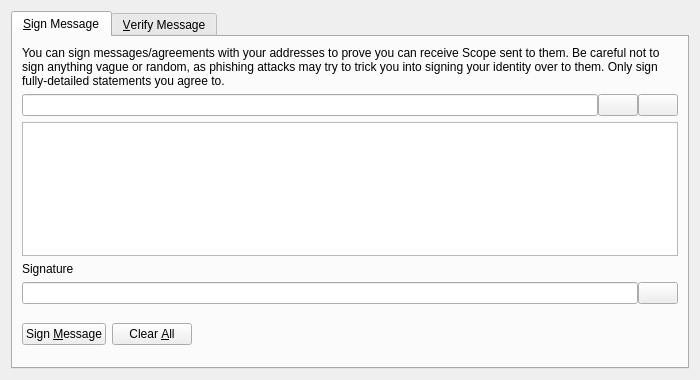
<?xml version="1.0" encoding="UTF-8"?>
<ui version="4.0">
 <class>SignVerifyMessageDialog</class>
 <widget class="QDialog" name="SignVerifyMessageDialog">
  <property name="geometry">
   <rect>
    <x>0</x>
    <y>0</y>
    <width>700</width>
    <height>380</height>
   </rect>
  </property>
  <property name="windowTitle">
   <string>Signatures - Sign / Verify a Message</string>
  </property>
  <property name="modal">
   <bool>true</bool>
  </property>
  <layout class="QVBoxLayout" name="verticalLayout">
   <item>
    <widget class="QTabWidget" name="tabWidget">
     <property name="currentIndex">
      <number>0</number>
     </property>
     <widget class="QWidget" name="tabSignMessage">
      <attribute name="title">
       <string>&amp;Sign Message</string>
      </attribute>
      <layout class="QVBoxLayout" name="verticalLayout_SM">
       <item>
        <widget class="QLabel" name="infoLabel_SM">
         <property name="text">
          <string>You can sign messages/agreements with your addresses to prove you can receive Scope sent to them. Be careful not to sign anything vague or random, as phishing attacks may try to trick you into signing your identity over to them. Only sign fully-detailed statements you agree to.</string>
         </property>
         <property name="textFormat">
          <enum>Qt::PlainText</enum>
         </property>
         <property name="wordWrap">
          <bool>true</bool>
         </property>
        </widget>
       </item>
       <item>
        <layout class="QHBoxLayout" name="horizontalLayout_1_SM">
         <property name="spacing">
          <number>0</number>
         </property>
         <item>
          <widget class="QValidatedLineEdit" name="addressIn_SM">
           <property name="toolTip">
            <string>The Scope address to sign the message with</string>
           </property>
          </widget>
         </item>
         <item>
          <widget class="QPushButton" name="addressBookButton_SM">
           <property name="toolTip">
            <string>Choose previously used address</string>
           </property>
           <property name="text">
            <string/>
           </property>
           <property name="shortcut">
            <string>Alt+A</string>
           </property>
           <property name="autoDefault">
            <bool>false</bool>
           </property>
          </widget>
         </item>
         <item>
          <widget class="QPushButton" name="pasteButton_SM">
           <property name="toolTip">
            <string>Paste address from clipboard</string>
           </property>
           <property name="text">
            <string/>
           </property>
           <property name="shortcut">
            <string>Alt+P</string>
           </property>
           <property name="autoDefault">
            <bool>false</bool>
           </property>
          </widget>
         </item>
        </layout>
       </item>
       <item>
        <widget class="QPlainTextEdit" name="messageIn_SM">
         <property name="toolTip">
          <string>Enter the message you want to sign here</string>
         </property>
        </widget>
       </item>
       <item>
        <widget class="QLabel" name="signatureLabel_SM">
         <property name="text">
          <string>Signature</string>
         </property>
         <property name="textFormat">
          <enum>Qt::PlainText</enum>
         </property>
        </widget>
       </item>
       <item>
        <layout class="QHBoxLayout" name="horizontalLayout_2_SM">
         <property name="spacing">
          <number>0</number>
         </property>
         <item>
          <widget class="QLineEdit" name="signatureOut_SM">
           <property name="font">
            <font>
             <italic>true</italic>
            </font>
           </property>
           <property name="readOnly">
            <bool>true</bool>
           </property>
          </widget>
         </item>
         <item>
          <widget class="QPushButton" name="copySignatureButton_SM">
           <property name="toolTip">
            <string>Copy the current signature to the system clipboard</string>
           </property>
           <property name="text">
            <string/>
           </property>
           <property name="autoDefault">
            <bool>false</bool>
           </property>
          </widget>
         </item>
        </layout>
       </item>
       <item>
        <layout class="QHBoxLayout" name="horizontalLayout_3_SM">
         <item>
          <widget class="QPushButton" name="signMessageButton_SM">
           <property name="toolTip">
            <string>Sign the message to prove you own this Scope address</string>
           </property>
           <property name="text">
            <string>Sign &amp;Message</string>
           </property>
           <property name="autoDefault">
            <bool>false</bool>
           </property>
          </widget>
         </item>
         <item>
          <widget class="QPushButton" name="clearButton_SM">
           <property name="toolTip">
            <string>Reset all sign message fields</string>
           </property>
           <property name="text">
            <string>Clear &amp;All</string>
           </property>
           <property name="autoDefault">
            <bool>false</bool>
           </property>
          </widget>
         </item>
         <item>
          <spacer name="horizontalSpacer_1_SM">
           <property name="orientation">
            <enum>Qt::Horizontal</enum>
           </property>
           <property name="sizeHint" stdset="0">
            <size>
             <width>40</width>
             <height>48</height>
            </size>
           </property>
          </spacer>
         </item>
         <item>
          <widget class="QLabel" name="statusLabel_SM">
           <property name="font">
            <font>
             <weight>75</weight>
             <bold>true</bold>
            </font>
           </property>
           <property name="text">
            <string/>
           </property>
           <property name="wordWrap">
            <bool>true</bool>
           </property>
          </widget>
         </item>
         <item>
          <spacer name="horizontalSpacer_2_SM">
           <property name="orientation">
            <enum>Qt::Horizontal</enum>
           </property>
           <property name="sizeHint" stdset="0">
            <size>
             <width>40</width>
             <height>48</height>
            </size>
           </property>
          </spacer>
         </item>
        </layout>
       </item>
      </layout>
     </widget>
     <widget class="QWidget" name="tabVerifyMessage">
      <attribute name="title">
       <string>&amp;Verify Message</string>
      </attribute>
      <layout class="QVBoxLayout" name="verticalLayout_VM">
       <item>
        <widget class="QLabel" name="infoLabel_VM">
         <property name="text">
          <string>Enter the receiver's address, message (ensure you copy line breaks, spaces, tabs, etc. exactly) and signature below to verify the message. Be careful not to read more into the signature than what is in the signed message itself, to avoid being tricked by a man-in-the-middle attack. Note that this only proves the signing party receives with the address, it cannot prove sendership of any transaction!</string>
         </property>
         <property name="textFormat">
          <enum>Qt::PlainText</enum>
         </property>
         <property name="alignment">
          <set>Qt::AlignLeading|Qt::AlignLeft|Qt::AlignTop</set>
         </property>
         <property name="wordWrap">
          <bool>true</bool>
         </property>
        </widget>
       </item>
       <item>
        <layout class="QHBoxLayout" name="horizontalLayout_1_VM">
         <property name="spacing">
          <number>0</number>
         </property>
         <item>
          <widget class="QValidatedLineEdit" name="addressIn_VM">
           <property name="toolTip">
            <string>The Scope address the message was signed with</string>
           </property>
          </widget>
         </item>
         <item>
          <widget class="QPushButton" name="addressBookButton_VM">
           <property name="toolTip">
            <string>Choose previously used address</string>
           </property>
           <property name="text">
            <string/>
           </property>
           <property name="shortcut">
            <string>Alt+A</string>
           </property>
           <property name="autoDefault">
            <bool>false</bool>
           </property>
          </widget>
         </item>
        </layout>
       </item>
       <item>
        <widget class="QPlainTextEdit" name="messageIn_VM"/>
       </item>
       <item>
        <widget class="QValidatedLineEdit" name="signatureIn_VM"/>
       </item>
       <item>
        <layout class="QHBoxLayout" name="horizontalLayout_2_VM">
         <item>
          <widget class="QPushButton" name="verifyMessageButton_VM">
           <property name="toolTip">
            <string>Verify the message to ensure it was signed with the specified Scope address</string>
           </property>
           <property name="text">
            <string>Verify &amp;Message</string>
           </property>
           <property name="autoDefault">
            <bool>false</bool>
           </property>
          </widget>
         </item>
         <item>
          <widget class="QPushButton" name="clearButton_VM">
           <property name="toolTip">
            <string>Reset all verify message fields</string>
           </property>
           <property name="text">
            <string>Clear &amp;All</string>
           </property>
           <property name="autoDefault">
            <bool>false</bool>
           </property>
          </widget>
         </item>
         <item>
          <spacer name="horizontalSpacer_1_VM">
           <property name="orientation">
            <enum>Qt::Horizontal</enum>
           </property>
           <property name="sizeHint" stdset="0">
            <size>
             <width>40</width>
             <height>48</height>
            </size>
           </property>
          </spacer>
         </item>
         <item>
          <widget class="QLabel" name="statusLabel_VM">
           <property name="font">
            <font>
             <weight>75</weight>
             <bold>true</bold>
            </font>
           </property>
           <property name="text">
            <string/>
           </property>
           <property name="wordWrap">
            <bool>true</bool>
           </property>
          </widget>
         </item>
         <item>
          <spacer name="horizontalSpacer_2_VM">
           <property name="orientation">
            <enum>Qt::Horizontal</enum>
           </property>
           <property name="sizeHint" stdset="0">
            <size>
             <width>40</width>
             <height>48</height>
            </size>
           </property>
          </spacer>
         </item>
        </layout>
       </item>
      </layout>
     </widget>
    </widget>
   </item>
  </layout>
 </widget>
 <customwidgets>
  <customwidget>
   <class>QValidatedLineEdit</class>
   <extends>QLineEdit</extends>
   <header>qvalidatedlineedit.h</header>
  </customwidget>
 </customwidgets>
 <resources>
  <include location="../scope.qrc"/>
 </resources>
 <connections/>
</ui>
